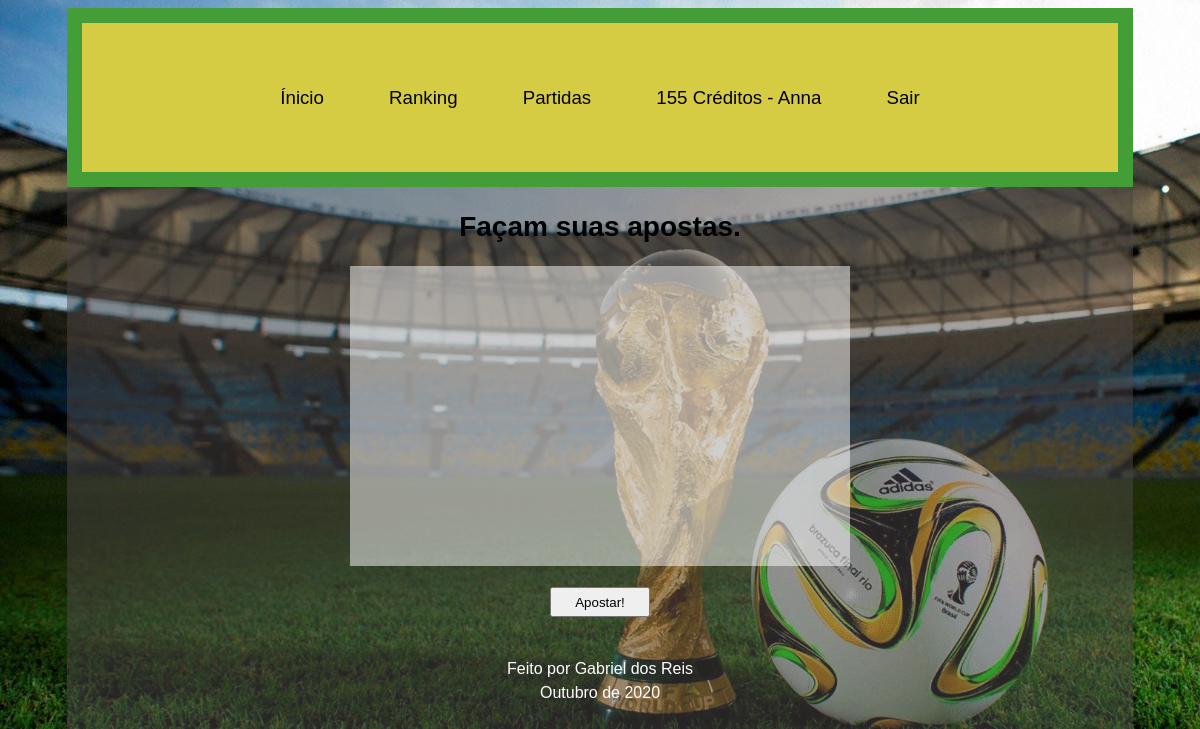
The page /partidas/ (signed in) on the database as committed earlier.
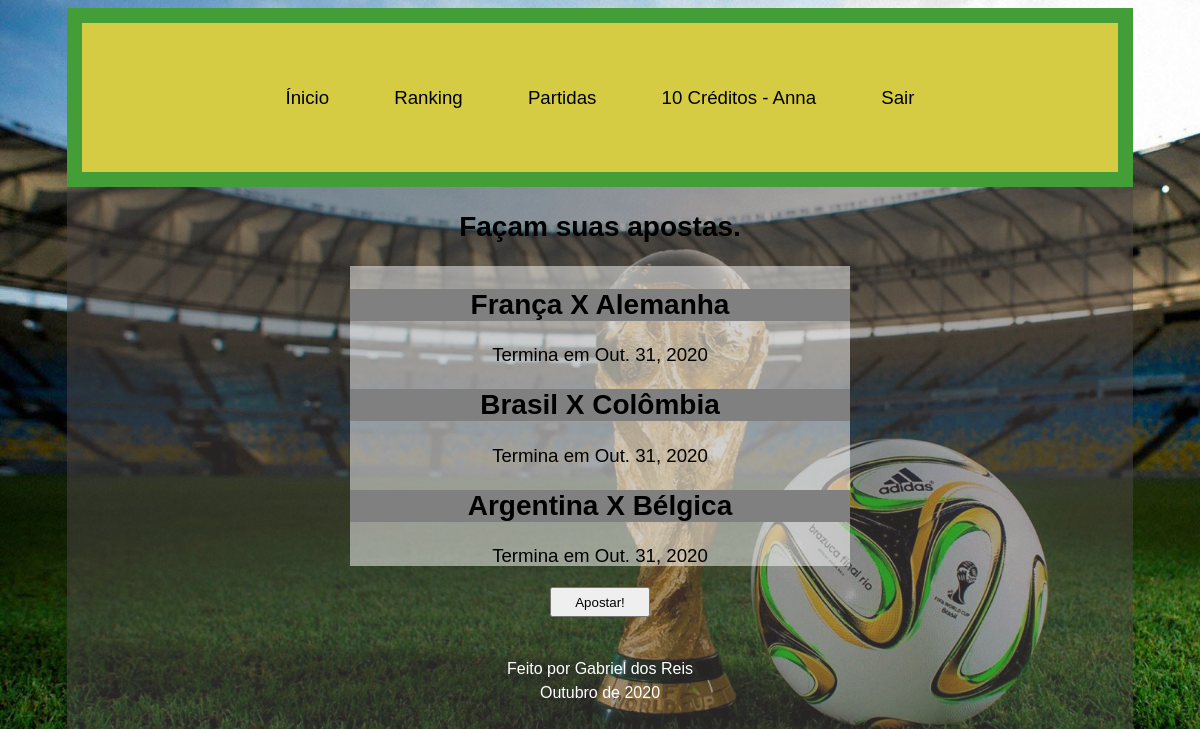
The same page on the database as committed later.
### bolaoApp/models.py (models this page shows, shortened)
class Account(AbstractBaseUser):
    username = models.CharField(max_length=30, unique=True)
    firstname = models.CharField(max_length=30)
    lastname = models.CharField(max_length=30)
    credits = models.PositiveIntegerField(default=10)
    money_won = models.IntegerField(default=0)
    date_joined = models.DateTimeField(verbose_name='date joined', auto_now_add=True)
    last_login = models.DateTimeField(verbose_name='last login', auto_now=True)
    is_admin = models.BooleanField(default=False)
    is_staff = models.BooleanField(default=False)
    is_superuser = models.BooleanField(default=False)
    is_active = models.BooleanField(default=True)
    USERNAME_FIELD = 'username'
    REQUIRED_FIELDS = ['firstname', 'lastname']
    objects = MyAccountManager()

class Game(models.Model):
    round = models.CharField(max_length=24, default="Quartas de Final")
    team_one = models.CharField(max_length=24)
    goals_team_one = models.PositiveIntegerField(default=0)
    team_two = models.CharField(max_length=24)
    goals_team_two = models.PositiveIntegerField(default=0)
    game_ended = models.BooleanField(default=False)
    winner = models.CharField(max_length=28, default="Aposta Ainda Não Finalizada")
    last_day = models.DateField()
    ended_in = None
    def __str__(self):
        return self.team_one + " X " + self.team_two

### bolaoApp/views.py (the view)
# urls.py: path('partidas/', views.load_games, name='partidas'),
def load_games(request):
    games = Game.objects.filter(winner='Aposta Ainda Não Finalizada', last_day__gte=datetime.now()).order_by('last_day')
    return render(request, 'bolaoApp/partidas.html', {'games': games})

### bolaoApp/templates/bolaoApp/partidas.html (shortened to what this page needs)
{% load static %}
<html>
    <head>
        <link rel="stylesheet" type="text/css" href="{% static 'css/styleGame.css' %}">
    </head>
    <body>
        <section id="mainSection">
            <nav id="navMenu">
                <ul id="navList">
                    <a href="/"><li class="nav-item">Ínicio</li></a>
                    <a href="/ranking/"><li class="nav-item">Ranking</li></a>
                    {% if user.is_authenticated %}
                        <a href="/partidas/"><li class="nav-item">Partidas</li></a>
                        {% if user.is_superuser %}
                        	<a href="/admin/"><li class="nav-item">Admin</li></a>
                        {% else %}
                        	<li class="nav-item">{{user.credits}} Créditos - {{user.username}}</li>
                        {% endif %}
                        <a href="/logout/"><li class="nav-item">Sair</li></a>
                    {% else %}
                        <a href="/login/"><li class="nav-item">Login</li></a>
                        <a href="/registrar/"><li class="nav-item">Registrar</li></a>
                    {% endif %}
		        </ul>
            </nav>
            <h1>Façam suas apostas.</h1>
            <div id="games">
                {% for game in games %}
                    <h1>{{ game }}</h1>
                    <p>Termina em {{ game.last_day }}</p>
                {% endfor %}
            </div>
            <a href="/apostar/"><input type="button" value="Apostar!"></input></a>
            <footer>
                <p>Feito por <a href="https://github.com/stackOvercrow/">Gabriel dos Reis</a></p>
                <p>Outubro de 2020</p>
            </footer>
        </section>
    </body>
</html>

Rows that differ between the two databases and show on the page:
changed Account "Anna": credits "155" → "10"
now on this page (row edited): Game: team_one+team_two "França X Alemanha", last_day "Out. 31, 2020"
now on this page (row edited): Game: team_one+team_two "Brasil X Colômbia", last_day "Out. 31, 2020"
now on this page (row edited): Game: team_one+team_two "Argentina X Bélgica", last_day "Out. 31, 2020"
